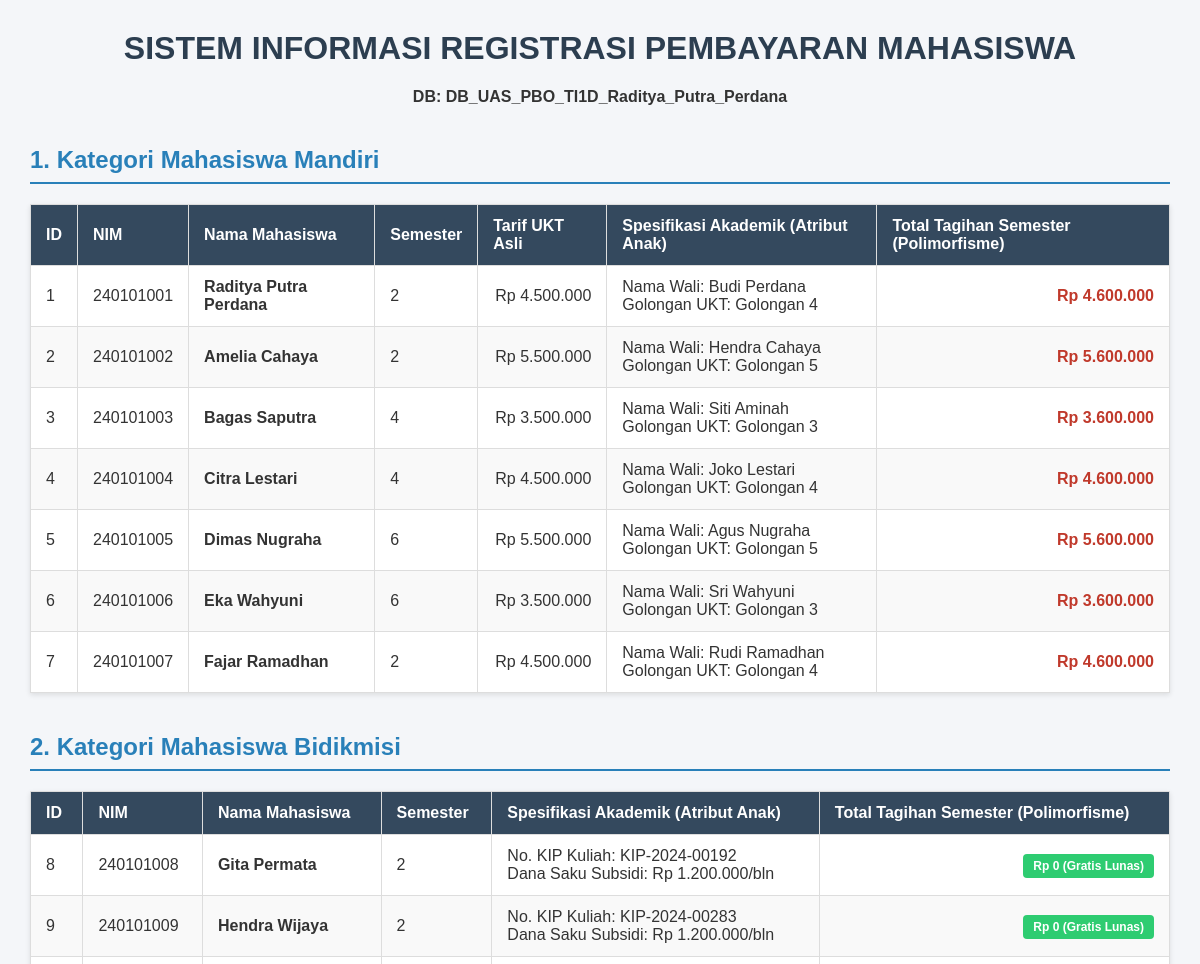
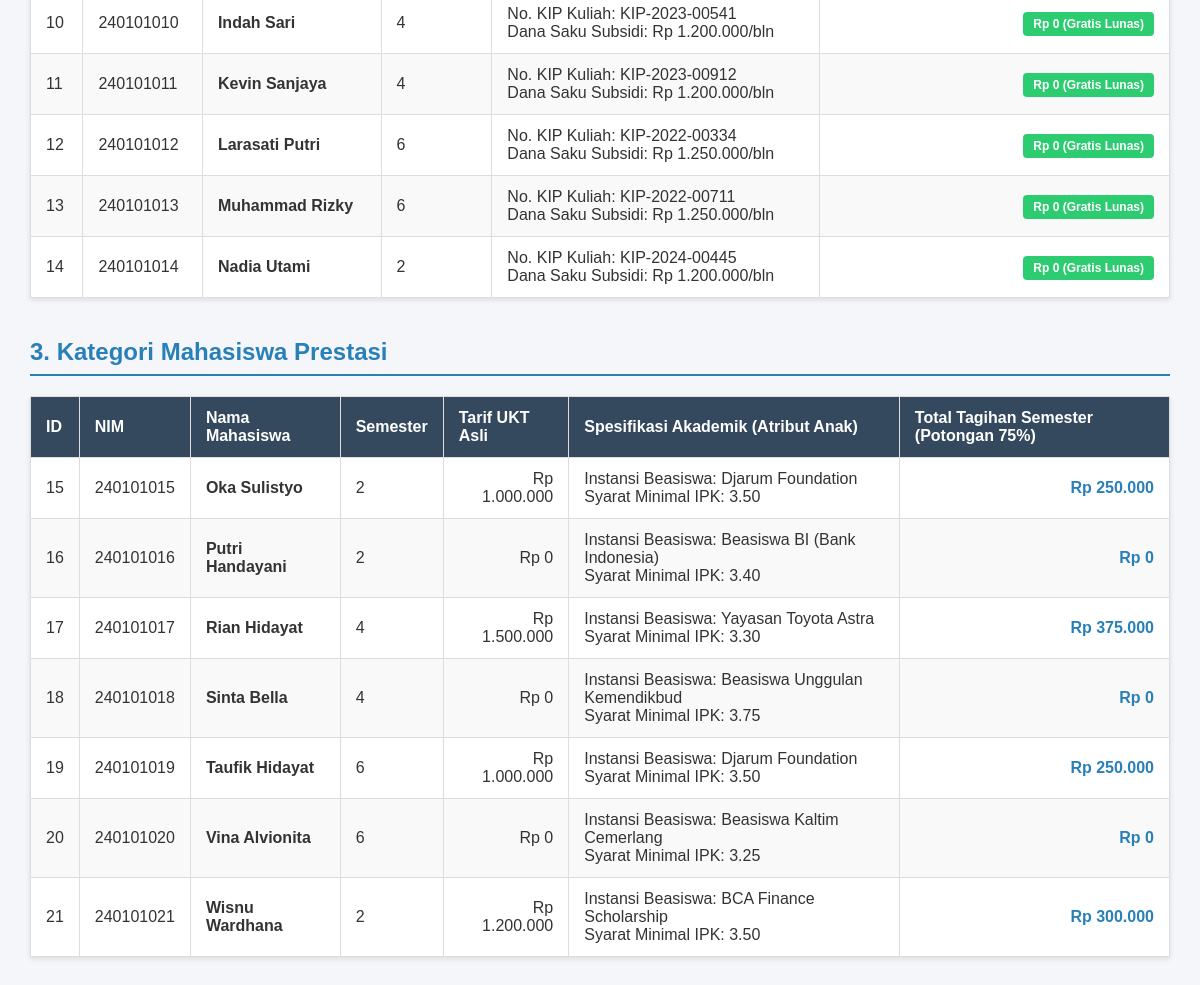
The page / on the database its author committed (2 pictures, top to bottom).
### tables this page shows
CREATE TABLE `table_mahasiswa` (
  `id_mahasiswa` int NOT NULL,
  `nama_mahasiswa` varchar(100) NOT NULL,
  `nim` varchar(15) NOT NULL,
  `semester` int NOT NULL,
  `tarif_ukt_nominal` decimal(10,2) NOT NULL,
  `jenis_pembiayaan` enum('Mandiri','Bidikmisi','Prestasi') NOT NULL,
  `golongan_ukt` varchar(10) DEFAULT NULL,
  `nama_wali` varchar(100) DEFAULT NULL,
  `nomor_kip_kuliah` varchar(30) DEFAULT NULL,
  `dana_saku_subsidi` decimal(10,2) DEFAULT NULL,
  `nama_instansi_beasiswa` varchar(100) DEFAULT NULL,
  `minimal_ipk_syarat` decimal(3,2) DEFAULT NULL
);

### Mahasiswa.php (called while the page is built, shortened)
<?php
abstract class Mahasiswa {
    protected int $idMahasiswa;
    protected string $namaMahasiswa;
    protected string $nim;
    protected int $semester;
    protected float $tarifUktNominal;
    public function __construct(int $idMahasiswa, string $namaMahasiswa, string $nim, int $semester, float $tarifUktNominal) {
        $this->idMahasiswa = $idMahasiswa;
        $this->namaMahasiswa = $namaMahasiswa;
        $this->nim = $nim;
        $this->semester = $semester;
        $this->tarifUktNominal = $tarifUktNominal;
    }
    public function getIdMahasiswa(): int { return $this->idMahasiswa; }
    public function getNamaMahasiswa(): string { return $this->namaMahasiswa; }
    public function getNim(): string { return $this->nim; }
    public function getSemester(): int { return $this->semester; }
    public function getTarifUktNominal(): float { return $this->tarifUktNominal; }
}

### index.php (the view, shortened to what this page needs)
<?php
require_once 'Mahasiswa.php';
require_once 'MahasiswaMandiri.php';
require_once 'MahasiswaBidikmisi.php';
require_once 'MahasiswaPrestasi.php';
$host     = "localhost";
$username = "root";
$password = "";
$database = "DB_UAS_PBO_TI1D_Raditya_Putra_Perdana";
try {
    $pdo = new PDO("mysql:host=$host;dbname=$database", $username, $password);
    $pdo->setAttribute(PDO::ATTR_ERRMODE, PDO::ERRMODE_EXCEPTION);
} catch (PDOException $e) {
    die("Koneksi database gagal: " . $e->getMessage());
}
function ambilDataMahasiswa($pdo, $subclassObj, $jenis) {
    $listMahasiswa = [];
    $query = $subclassObj->getQuerySelectWhere();
    $stmt = $pdo->query($query);
    while ($row = $stmt->fetch(PDO::FETCH_ASSOC)) {
        if ($jenis === 'Mandiri') {
            $listMahasiswa[] = new MahasiswaMandiri(
                $row['id_mahasiswa'], $row['nama_mahasiswa'], $row['nim'],
                $row['semester'], (float)$row['tarif_ukt_nominal'],
                $row['golongan_ukt'], $row['nama_wali']
            );
        } elseif ($jenis === 'Bidikmisi') {
            $listMahasiswa[] = new MahasiswaBidikmisi(
                $row['id_mahasiswa'], $row['nama_mahasiswa'], $row['nim'],
                $row['semester'], 0.0,
                $row['nomor_kip_kuliah'], (float)$row['dana_saku_subsidi']
            );
        } elseif ($jenis === 'Prestasi') {
            $listMahasiswa[] = new MahasiswaPrestasi(
                $row['id_mahasiswa'], $row['nama_mahasiswa'], $row['nim'],
                $row['semester'], (float)$row['tarif_ukt_nominal'],
                $row['nama_instansi_beasiswa'], (float)$row['minimal_ipk_syarat']
            );
        }
    }
    return $listMahasiswa;
}
$dataMandiri   = ambilDataMahasiswa($pdo, new MahasiswaMandiri(0, '', '', 0, 0, '', ''), 'Mandiri');
$dataBidikmisi = ambilDataMahasiswa($pdo, new MahasiswaBidikmisi(0, '', '', 0, 0, '', 0), 'Bidikmisi');
$dataPrestasi  = ambilDataMahasiswa($pdo, new MahasiswaPrestasi(0, '', '', 0, 0, '', 0), 'Prestasi');
?>
<!DOCTYPE html>
<html lang="id">
<head>
</head>
<body>
    <h1>SISTEM INFORMASI REGISTRASI PEMBAYARAN MAHASISWA</h1>
    <p style="text-align: center; font-weight: bold;">DB: DB_UAS_PBO_TI1D_Raditya_Putra_Perdana</p>
    <h2>1. Kategori Mahasiswa Mandiri</h2>
    <table>
        <thead>
            <tr>
                <th>ID</th>
                <th>NIM</th>
                <th>Nama Mahasiswa</th>
                <th>Semester</th>
                <th>Tarif UKT Asli</th>
                <th>Spesifikasi Akademik (Atribut Anak)</th>
                <th>Total Tagihan Semester (Polimorfisme)</th>
            </tr>
        </thead>
        <tbody>
            <?php foreach ($dataMandiri as $mhs): ?>
            <tr>
                <td><?= $mhs->getIdMahasiswa(); ?></td>
                <td><?= $mhs->getNim(); ?></td>
                <td><strong><?= $mhs->getNamaMahasiswa(); ?></strong></td>
                <td><?= $mhs->getSemester(); ?></td>
                <td class="text-right">Rp <?= number_format($mhs->getTarifUktNominal(), 0, ',', '.'); ?></td>
                <td><?php $mhs->tampilkanSpesifikasiAkademik(); ?></td>
                <td class="text-right" style="font-weight: bold; color: #c0392b;">
                    Rp <?= number_format($mhs->hitungTagihanSemester(), 0, ',', '.'); ?>
                </td>
            </tr>
            <?php endforeach; ?>
        </tbody>
    </table>
    <h2>2. Kategori Mahasiswa Bidikmisi</h2>
    <table>
        <thead>
            <tr>
                <th>ID</th>
                <th>NIM</th>
                <th>Nama Mahasiswa</th>
                <th>Semester</th>
                <th>Spesifikasi Akademik (Atribut Anak)</th>
                <th>Total Tagihan Semester (Polimorfisme)</th>
            </tr>
        </thead>
        <tbody>
            <?php foreach ($dataBidikmisi as $mhs): ?>
            <tr>
                <td><?= $mhs->getIdMahasiswa(); ?></td>
                <td><?= $mhs->getNim(); ?></td>
                <td><strong><?= $mhs->getNamaMahasiswa(); ?></strong></td>
                <td><?= $mhs->getSemester(); ?></td>
                <td><?php $mhs->tampilkanSpesifikasiAkademik(); ?></td>
                <td class="text-right" style="font-weight: bold; color: #27ae60;">
                    <span class="badge badge-free">Rp <?= number_format($mhs->hitungTagihanSemester(), 0, ',', '.'); ?> (Gratis Lunas)</span>
                </td>
            </tr>
            <?php endforeach; ?>
        </tbody>
    </table>
    <h2>3. Kategori Mahasiswa Prestasi</h2>
    <table>
        <thead>
            <tr>
                <th>ID</th>
                <th>NIM</th>
                <th>Nama Mahasiswa</th>
                <th>Semester</th>
                <th>Tarif UKT Asli</th>
                <th>Spesifikasi Akademik (Atribut Anak)</th>
                <th>Total Tagihan Semester (Potongan 75%)</th>
            </tr>
        </thead>
        <tbody>
            <?php foreach ($dataPrestasi as $mhs): ?>
            <tr>
                <td><?= $mhs->getIdMahasiswa(); ?></td>
                <td><?= $mhs->getNim(); ?></td>
                <td><strong><?= $mhs->getNamaMahasiswa(); ?></strong></td>
                <td><?= $mhs->getSemester(); ?></td>
                <td class="text-right">Rp <?= number_format($mhs->getTarifUktNominal(), 0, ',', '.'); ?></td>
                <td><?php $mhs->tampilkanSpesifikasiAkademik(); ?></td>
                <td class="text-right" style="font-weight: bold; color: #2980b9;">
                    Rp <?= number_format($mhs->hitungTagihanSemester(), 0, ',', '.'); ?>
                </td>
            </tr>
            <?php endforeach; ?>
        </tbody>
    </table>
</body>
</html>

### MahasiswaMandiri.php (shortened to what this page needs)
<?php
require_once 'Mahasiswa.php';
class MahasiswaMandiri extends Mahasiswa {
    private string $golonganUkt;
    private string $namaWali;
    public function __construct(int $idMahasiswa, string $namaMahasiswa, string $nim, int $semester, float $tarifUktNominal, string $golonganUkt, string $namaWali) {
        $this->golonganUkt = $golonganUkt;
        $this->namaWali = $namaWali;
    }
    public function hitungTagihanSemester(): float {
        return $this->tarifUktNominal + 100000;
    }
    public function tampilkanSpesifikasiAkademik(): void {
        echo "Nama Wali: " . $this->namaWali . "<br>";
        echo "Golongan UKT: " . $this->golonganUkt . "<br>";
    }
    public function getQuerySelectWhere(): string {
        return "SELECT * FROM table_mahasiswa WHERE jenis_pembiayaan = 'Mandiri';";
    }
}

### MahasiswaBidikmisi.php (shortened to what this page needs)
<?php
require_once 'Mahasiswa.php';
class MahasiswaBidikmisi extends Mahasiswa {
    private string $nomorKipKuliah;
    private float $danaSakuSubsidi;
    public function __construct(int $idMahasiswa, string $namaMahasiswa, string $nim, int $semester, float $tarifUktNominal, string $nomorKipKuliah, float $danaSakuSubsidi) {
        $this->nomorKipKuliah = $nomorKipKuliah;
        $this->danaSakuSubsidi = $danaSakuSubsidi;
    }
    public function hitungTagihanSemester(): float {
        return 0.0;
    }
    public function tampilkanSpesifikasiAkademik(): void {
        echo "No. KIP Kuliah: " . $this->nomorKipKuliah . "<br>";
        echo "Dana Saku Subsidi: Rp " . number_format($this->danaSakuSubsidi, 0, ',', '.') . "/bln<br>";
    }
    public function getQuerySelectWhere(): string {
        return "SELECT * FROM table_mahasiswa WHERE jenis_pembiayaan = 'Bidikmisi';";
    }
}

### MahasiswaPrestasi.php (shortened to what this page needs)
<?php
require_once 'Mahasiswa.php';
class MahasiswaPrestasi extends Mahasiswa {
    private string $namaInstansiBeasiswa;
    private float $minimalIpkSyarat;
    public function __construct(int $idMahasiswa, string $namaMahasiswa, string $nim, int $semester, float $tarifUktNominal, string $namaInstansiBeasiswa, float $minimalIpkSyarat) {
        $this->namaInstansiBeasiswa = $namaInstansiBeasiswa;
        $this->minimalIpkSyarat = $minimalIpkSyarat;
    }
    public function hitungTagihanSemester(): float {
        return $this->tarifUktNominal * 0.25;
    }
    public function tampilkanSpesifikasiAkademik(): void {
        echo "Instansi Beasiswa: " . $this->namaInstansiBeasiswa . "<br>";
        echo "Syarat Minimal IPK: " . number_format($this->minimalIpkSyarat, 2) . "<br>";
    }
    public function getQuerySelectWhere(): string {
        return "SELECT * FROM table_mahasiswa WHERE jenis_pembiayaan = 'Prestasi';";
    }
}

### index.php (style rules this page uses)
body { font-family: Arial, sans-serif; margin: 30px; background-color: #f4f6f9; color: #333; }
h1 { text-align: center; color: #2c3e50; }
h2 { margin-top: 40px; color: #2980b9; border-bottom: 2px solid #2980b9; padding-bottom: 8px; }
table { width: 100%; border-collapse: collapse; margin-top: 15px; background: #fff; box-shadow: 0 2px 5px rgba(0,0,0,0.1); }
th, td { padding: 12px 15px; text-align: left; border: 1px solid #ddd; }
th { background-color: #34495e; color: #fff; }
tr:nth-child(even) { background-color: #f9f9f9; }
.text-right { text-align: right; }
.badge { padding: 5px 10px; background: #e74c3c; color: white; border-radius: 4px; font-size: 12px; }
.badge-free { background: #2ecc71; }

### rows shown on the page
table_mahasiswa: id_mahasiswa "1", nim "240101001", nama_mahasiswa "Raditya Putra Perdana", semester "2", tarif_ukt_nominal "4.500.000", nama_wali "Budi Perdana", golongan_ukt "Golongan 4", tarif_ukt_nominal "4.600.000"
table_mahasiswa: id_mahasiswa "2", nim "240101002", nama_mahasiswa "Amelia Cahaya", semester "2", tarif_ukt_nominal "5.500.000", nama_wali "Hendra Cahaya", golongan_ukt "Golongan 5", tarif_ukt_nominal "5.600.000"
table_mahasiswa: id_mahasiswa "3", nim "240101003", nama_mahasiswa "Bagas Saputra", semester "4", tarif_ukt_nominal "3.500.000", nama_wali "Siti Aminah", golongan_ukt "Golongan 3", tarif_ukt_nominal "3.600.000"
table_mahasiswa: id_mahasiswa "4", nim "240101004", nama_mahasiswa "Citra Lestari", semester "4", tarif_ukt_nominal "4.500.000", nama_wali "Joko Lestari", golongan_ukt "Golongan 4", tarif_ukt_nominal "4.600.000"
table_mahasiswa: id_mahasiswa "5", nim "240101005", nama_mahasiswa "Dimas Nugraha", semester "6", tarif_ukt_nominal "5.500.000", nama_wali "Agus Nugraha", golongan_ukt "Golongan 5", tarif_ukt_nominal "5.600.000"
table_mahasiswa: id_mahasiswa "6", nim "240101006", nama_mahasiswa "Eka Wahyuni", semester "6", tarif_ukt_nominal "3.500.000", nama_wali "Sri Wahyuni", golongan_ukt "Golongan 3", tarif_ukt_nominal "3.600.000"
table_mahasiswa: id_mahasiswa "7", nim "240101007", nama_mahasiswa "Fajar Ramadhan", semester "2", tarif_ukt_nominal "4.500.000", nama_wali "Rudi Ramadhan", golongan_ukt "Golongan 4", tarif_ukt_nominal "4.600.000"
table_mahasiswa: id_mahasiswa "8", nim "240101008", nama_mahasiswa "Gita Permata", semester "2", nomor_kip_kuliah "KIP-2024-00192", dana_saku_subsidi "1.200.000", hitungTagihanSemester "0"
table_mahasiswa: id_mahasiswa "9", nim "240101009", nama_mahasiswa "Hendra Wijaya", semester "2", nomor_kip_kuliah "KIP-2024-00283", dana_saku_subsidi "1.200.000", hitungTagihanSemester "0"
table_mahasiswa: id_mahasiswa "10", nim "240101010", nama_mahasiswa "Indah Sari", semester "4", nomor_kip_kuliah "KIP-2023-00541", dana_saku_subsidi "1.200.000", hitungTagihanSemester "0"
table_mahasiswa: id_mahasiswa "11", nim "240101011", nama_mahasiswa "Kevin Sanjaya", semester "4", nomor_kip_kuliah "KIP-2023-00912", dana_saku_subsidi "1.200.000", hitungTagihanSemester "0"
table_mahasiswa: id_mahasiswa "12", nim "240101012", nama_mahasiswa "Larasati Putri", semester "6", nomor_kip_kuliah "KIP-2022-00334", dana_saku_subsidi "1.250.000", hitungTagihanSemester "0"
table_mahasiswa: id_mahasiswa "13", nim "240101013", nama_mahasiswa "Muhammad Rizky", semester "6", nomor_kip_kuliah "KIP-2022-00711", dana_saku_subsidi "1.250.000", hitungTagihanSemester "0"
table_mahasiswa: id_mahasiswa "14", nim "240101014", nama_mahasiswa "Nadia Utami", semester "2", nomor_kip_kuliah "KIP-2024-00445", dana_saku_subsidi "1.200.000", hitungTagihanSemester "0"
table_mahasiswa: id_mahasiswa "15", nim "240101015", nama_mahasiswa "Oka Sulistyo", semester "2", tarif_ukt_nominal "1.000.000", nama_instansi_beasiswa "Djarum Foundation", minimal_ipk_syarat "3.50", tarif_ukt_nominal "250.000"
table_mahasiswa: id_mahasiswa "16", nim "240101016", nama_mahasiswa "Putri Handayani", semester "2", tarif_ukt_nominal "0", nama_instansi_beasiswa "Beasiswa BI (Bank Indonesia)", minimal_ipk_syarat "3.40"
table_mahasiswa: id_mahasiswa "17", nim "240101017", nama_mahasiswa "Rian Hidayat", semester "4", tarif_ukt_nominal "1.500.000", nama_instansi_beasiswa "Yayasan Toyota Astra", minimal_ipk_syarat "3.30", tarif_ukt_nominal "375.000"
table_mahasiswa: id_mahasiswa "18", nim "240101018", nama_mahasiswa "Sinta Bella", semester "4", tarif_ukt_nominal "0", nama_instansi_beasiswa "Beasiswa Unggulan Kemendikbud", minimal_ipk_syarat "3.75"
table_mahasiswa: id_mahasiswa "19", nim "240101019", nama_mahasiswa "Taufik Hidayat", semester "6", tarif_ukt_nominal "1.000.000", nama_instansi_beasiswa "Djarum Foundation", minimal_ipk_syarat "3.50", tarif_ukt_nominal "250.000"
table_mahasiswa: id_mahasiswa "20", nim "240101020", nama_mahasiswa "Vina Alvionita", semester "6", tarif_ukt_nominal "0", nama_instansi_beasiswa "Beasiswa Kaltim Cemerlang", minimal_ipk_syarat "3.25"
table_mahasiswa: id_mahasiswa "21", nim "240101021", nama_mahasiswa "Wisnu Wardhana", semester "2", tarif_ukt_nominal "1.200.000", nama_instansi_beasiswa "BCA Finance Scholarship", minimal_ipk_syarat "3.50", tarif_ukt_nominal "300.000"
